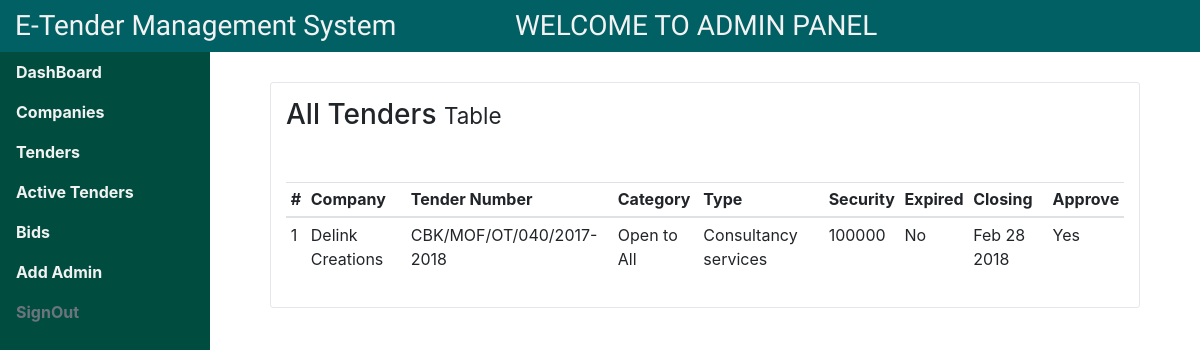
Page /admin/index.php?page=tenders on the earlier database version.
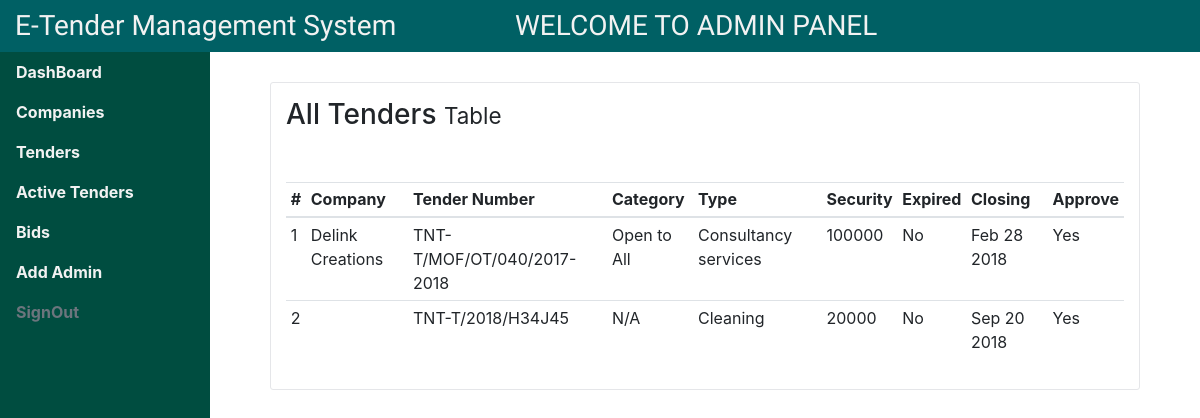
Same page on the later database version.
### tables this page shows
CREATE TABLE `tenders` (
  `_id` int(11) NOT NULL,
  `tender_number` varchar(100) NOT NULL,
  `company_name` varchar(100) NOT NULL,
  `tender_cat` varchar(50) NOT NULL,
  `tender_type` varchar(50) NOT NULL,
  `tender_security` varchar(50) NOT NULL DEFAULT '0',
  `tender_closing` varchar(100) NOT NULL,
  `tender_desc` text NOT NULL,
  `added_by` varchar(100) NOT NULL,
  `approved` tinyint(1) NOT NULL DEFAULT '0',
  `expired` tinyint(1) NOT NULL DEFAULT '0',
  `dateadded` timestamp NOT NULL DEFAULT CURRENT_TIMESTAMP
);

### admin/tenders.php (the view, shortened to what this page needs)
<div>
  <h3>All Tenders <small>Table</small></h3>
  <div class="margin-top-50">
    <table class="table table-sm table-hover">
      <thead>
        <tr>
          <th scope="col">#</th>
          <th scope="col">Company</th>
          <th scope="col">Tender Number</th>
          <th scope="col">Category</th>
          <th scope="col">Type</th>
          <th scope="col">Security</th>
          <th scope="col">Expired</th>
          <th scope="col">Closing</th>
          <th scope="col">Approve</th>
        </tr>
      </thead>
      <tbody>
        <?php
          $t_sql = mysqli_query($db, "SELECT * FROM tenders");
          $rowNo = 0;
          while ($row = mysqli_fetch_assoc($t_sql)) {
            $t_id = $row['_id'];
            $c_name = $row['company_name'];
            $t_num = $row['tender_number'];
            $t_cat = $row['tender_cat'];
            $t_type = $row['tender_type'];
            $t_security = $row['tender_security'];
            $t_approved = $row['approved'];
            $t_expired = $row['expired'];
            $t_closing = date('M d Y', strtotime($row['tender_closing']));
            $rowNo ++;
            switch ($t_cat) {
              case 'oa':
                $category = "Open to All";
                break;
              default:
                $category = "N/A";
                break;
            }
            switch ($t_expired) {
              default:
                $expired = 'No';
                break;
            }
            echo "
              <tr>
                <td>$rowNo</td>
                <td>$c_name</td>
                <td>$t_num</td>
                <td>$category</td>
                <td>$t_type</td>
                <td>$t_security</td>
                <td>$expired</td>
                <td>$t_closing</td>
                <td>";
                if ($t_approved) {
                  echo "Yes";
                }else {
                  echo "<a href='actions/tender.approve.php?id=$t_id' class='badge badge-success'>Approve</a>";
                }
          }
        ?>
      </tbody>
    </table>
  </div>
</div>

### admin/index.php (shortened to what this page needs)
<?php
  include '../env/db.php';
?>
<!DOCTYPE html>
<html>
  <head>
    <link rel="stylesheet" href="https://maxcdn.bootstrapcdn.com/bootstrap/4.0.0/css/bootstrap.min.css">
    <link rel="stylesheet" type="text/css" href="//cdn.materialdesignicons.com/2.1.19/css/materialdesignicons.min.css">
    <link rel="stylesheet" type="text/css" href="css/styles.css">
  </head>
  <body>
    <div class="container-fluid padding-0 group">
      <div class="top-nav">
        <div class="col-5 float-left">
          <h3 class="padding-0 margin-0 admin-heading">E-Tender Management System</h3>
        </div>
        <div class="col-7 float-right">
          <h3 class="padding-0 margin-0 admin-heading">WELCOME TO ADMIN PANEL </h3>
        </div>
      </div>
      <div class="side-bar">
        <ul class="nav my-nav flex-column">
          <li class="nav-item">
            <a class="nav-link" href="?page=dashboard">DashBoard</a>
          </li>
          <li class="nav-item">
            <a class="nav-link" href="?page=addcompany">Companies</a>
          </li>
          <li class="nav-item">
            <a class="nav-link" href="?page=tenders">Tenders</a>
          </li>
          <li class="nav-item">
            <a class="nav-link" href="#">Active Tenders</a>
          </li>
          <li class="nav-item">
            <a class="nav-link" href="#">Bids</a>
          </li>
          <li class="nav-item">
            <a class="nav-link" href="/admin/add-admin">Add Admin</a>
          </li>
          <li class="nav-item">
            <a class="nav-link disabled" href="#">SignOut</a>
          </li>
        </ul>
      </div>
      <div class="body-main">
        <div class="box">
          <?php
            $page = $_GET['page'];
            if ($page === 'tenders') {
              include 'tenders.php';
            }else {
              include 'dashboard.php';
            }
          ?>
        </div>
      </div>
    </div>
  </body>
</html>

### admin/css/styles.css (style rules this page uses)
.group:before, .group:after { content: ""; display: table; clear: both; }
.padding-0 { padding: 0!important; }
.margin-0 { margin: 0!important; }
.margin-top-50 { margin-top: 50px; }
.top-nav { height: 52px; position: fixed; line-height: 52px; left: 0; top: 0; z-index: 201; background: #006064; width: 100%; min-width: calc(814px + 210px); }
.side-bar { background: #004D40; width: 210px; float: left; position: fixed; top: 52px; z-index: 199; height: calc(100% - 52px); }
.my-nav > li > a { color: #f2f2f2; font-weight: bold; }
.admin-heading { line-height: 52px; color: #f2f2f2; }
.top-nav { font-family: 'Fjalla One', sans-serif; }
.body-main { float: right; position: relative; padding: 30px 5% 20px 5%; top: 52px; width: calc(100% - 210px); }
.box { padding: 15px; border: 1px solid #e5e6e9; border-radius: 3px; background: #fff; }

Differences in the rows shown:
changed tenders "Delink Creations": tender_number "CBK/MOF/OT/040/2017-2018" → "TNT-T/MOF/OT/040/2017-2018"
added tenders: tender_number "TNT-T/2018/H34J45", tender_cat "N/A", tender_type "Cleaning", tender_security "20000", expired "No", tender_closing "Sep 20 2018", approved "Yes"
